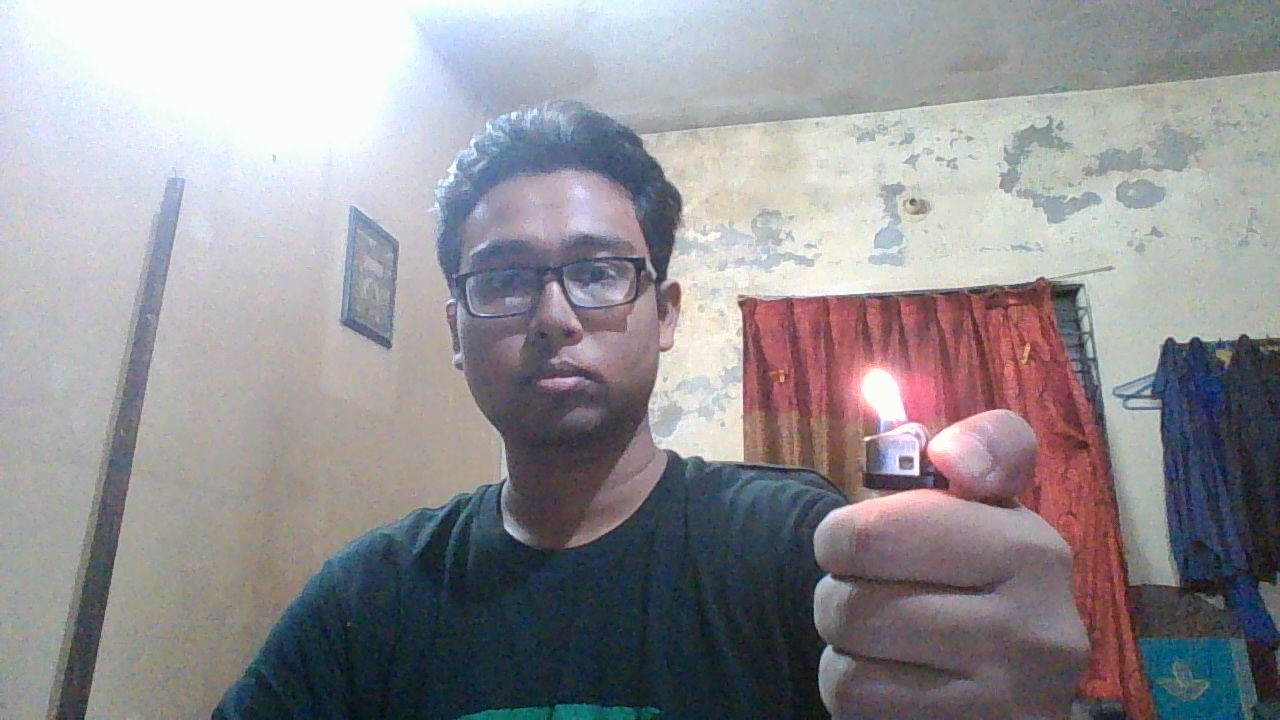
#> input picture data/self2.jpg, 1280 x 720 px
$ jupyter execute 'image segmentation using color -- Trackbar included.ipynb'
#> lines starting #> are read from the running program, lines starting #| are printed output that depends on the picture; after the words box and inside, x2 and y2 are one past the last pixel; in counts of white or black regions, pixels touching at a corner belong together
[cell 1]
import cv2
import numpy as np

[cell 2]
def nothing(x):
    pass

cv2.namedWindow("Tracking")
cv2.resizeWindow("Tracking",700,350)
cv2.createTrackbar("LH", "Tracking", 0, 255, nothing)
#> slider 'LH' is set to 51
cv2.createTrackbar("LS", "Tracking", 0, 255, nothing)
#> slider 'LS' is set to 51
cv2.createTrackbar("LV", "Tracking", 0, 255, nothing)
#> slider 'LV' is set to 51
cv2.createTrackbar("UH", "Tracking", 255, 255, nothing)
cv2.createTrackbar("US", "Tracking", 255, 255, nothing)
cv2.createTrackbar("UV", "Tracking", 255, 255, nothing)

while True:
    frame = cv2.imread('../data/self2.jpg')
#> frame is the input picture: shape (720, 1280, 3); mean B, G, R 148.9, 144.9, 147.1

    hsv = cv2.cvtColor(frame, cv2.COLOR_BGR2HSV)
#> hsv: shape (720, 1280, 3); mean H, S, V 88.5, 45, 158

    l_h = cv2.getTrackbarPos("LH", "Tracking")
    l_s = cv2.getTrackbarPos("LS", "Tracking")
    l_v = cv2.getTrackbarPos("LV", "Tracking")

    u_h = cv2.getTrackbarPos("UH", "Tracking")
    u_s = cv2.getTrackbarPos("US", "Tracking")
    u_v = cv2.getTrackbarPos("UV", "Tracking")

    l_b = np.array([l_h, l_s, l_v])
    u_b = np.array([u_h, u_s, u_v])

    mask = cv2.inRange(hsv, l_b, u_b)
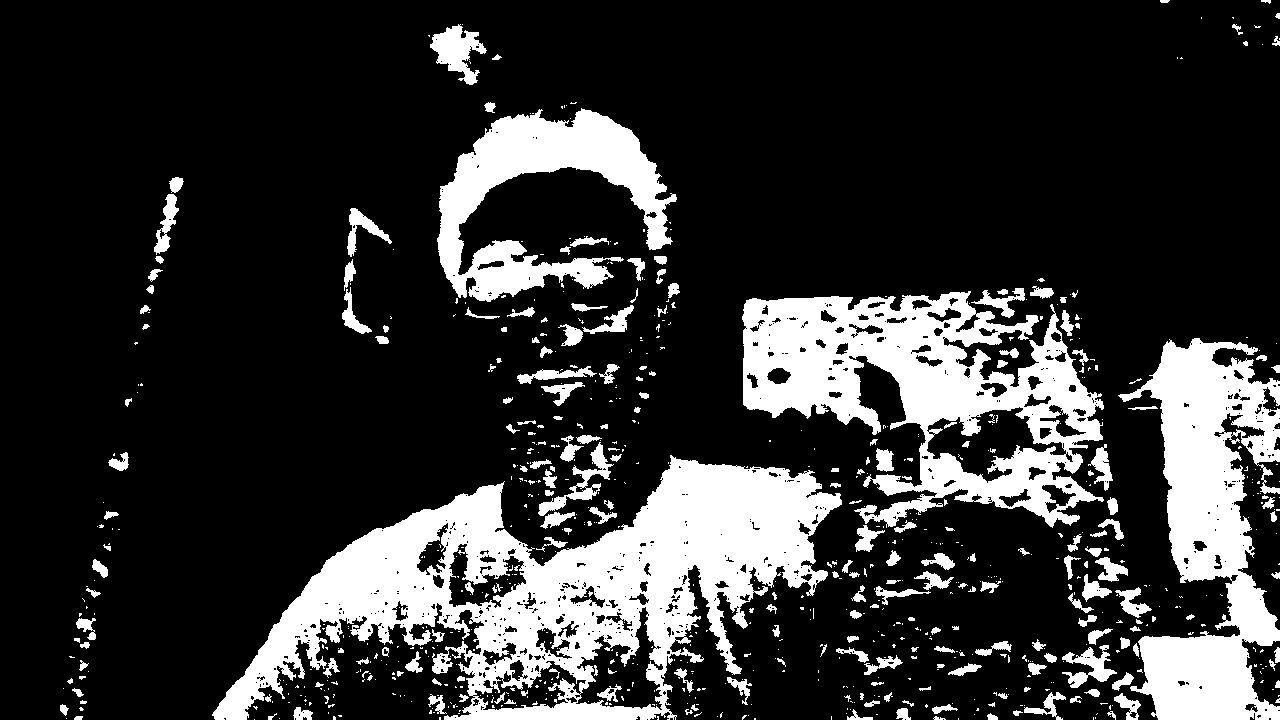
#> mask: shape (720, 1280); 20.2% white; 807 white regions (580 under 20 px), largest, box (x1, y1, x2, y2) and area: (212, 455, 842, 720) 67613, (742, 291, 1104, 528) 39673, (1118, 338, 1280, 720) 31850

    res = cv2.bitwise_and(frame, frame, mask=mask)
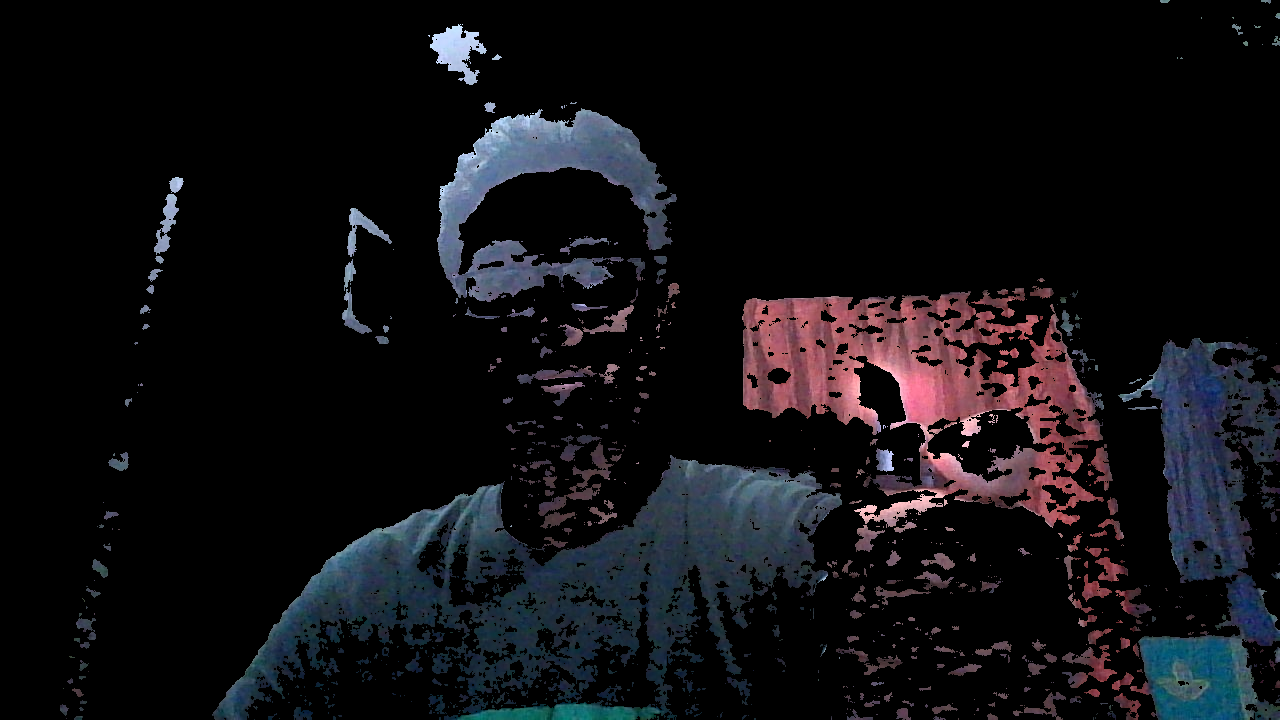
#> res: shape (720, 1280, 3); mean B, G, R 18.9, 15.6, 16.4

    cv2.imshow("frame", frame)
    cv2.imshow("mask", mask)
    cv2.imshow("res", res)

    key = cv2.waitKey(1)
#> (key Esc is pressed here)
    if key == 27:
        break

cv2.destroyAllWindows()

$ run again, with data/1200.jpg copied over data/self2.jpg
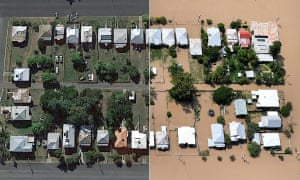
#> input picture data/1200.jpg, 300 x 180 px
#> frame is the input picture: shape (180, 300, 3); mean B, G, R 101.3, 114.6, 121.3
#> hsv: shape (180, 300, 3); mean H, S, V 46.9, 56.3, 125.5
#> `mask = cv2.inRange(hsv, l_b, u_b)`:
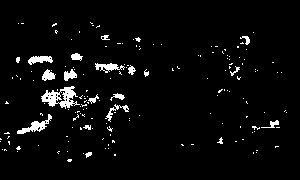
#> mask: shape (180, 300); 3.9% white; 166 white regions (146 under 20 px), largest, box (x1, y1, x2, y2) and area: (41, 86, 80, 109) 422, (17, 114, 52, 134) 215, (95, 63, 125, 73) 149
#> `res = cv2.bitwise_and(frame, frame, mask=mask)`:
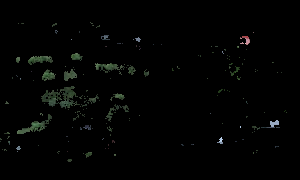
#> res: shape (180, 300, 3); mean B, G, R 2.4, 3.1, 2.5
